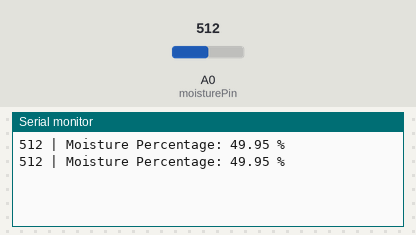
The sketch below on a simulated Arduino Uno, built with avr-gcc and run on an emulated ATmega328P. Shown: the last lines printed to the serial monitor. The inputs (shaded band) are chosen by the test bench; at power-on: A0 (moisturePin) = 512.

Above: at 1.8 s.
1.9 s: A0 (moisturePin) set to 716
At 2.8 s:
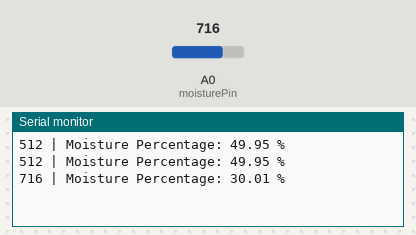
3.4 s: A0 (moisturePin) set to 900
At 4.8 s:
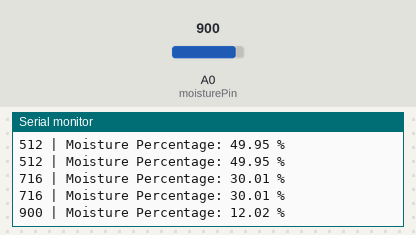
Timing chart, 0 to 6.4 s (numbered marks = the images above; inputs shaded):
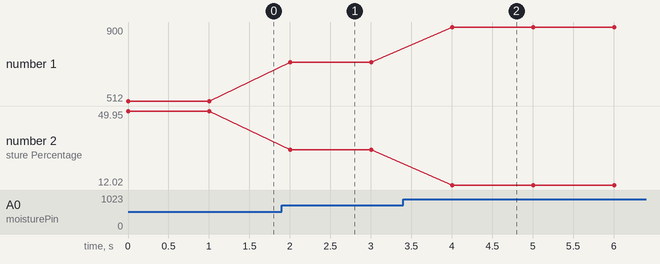

Measured:
- after the input at 1.9 s, the serial monitor: prints a new line after 0.10 s (image 1)
- after the input at 3.4 s, the serial monitor: prints a new line after 0.60 s (image 2)
- plotted number 1: 512 → 716 after the input at 1.9 s, 716 → 900 after the input at 3.4 s
- plotted number 2: 49.95 → 30.01 after the input at 1.9 s, 30.01 → 12.02 after the input at 3.4 s

The sketch:

mois.ino
```cpp
const int moisturePin = A0;

void setup() {
  Serial.begin(9600);
}

void loop() {
  int sensor_analog = analogRead(moisturePin);
  float moisture_per = 100 - ((sensor_analog / 1023.0) * 100);

  Serial.print(sensor_analog);
  Serial.print(" | Moisture Percentage: ");
  Serial.print(moisture_per);
  Serial.println(" %");
  delay(1000);
}
```
